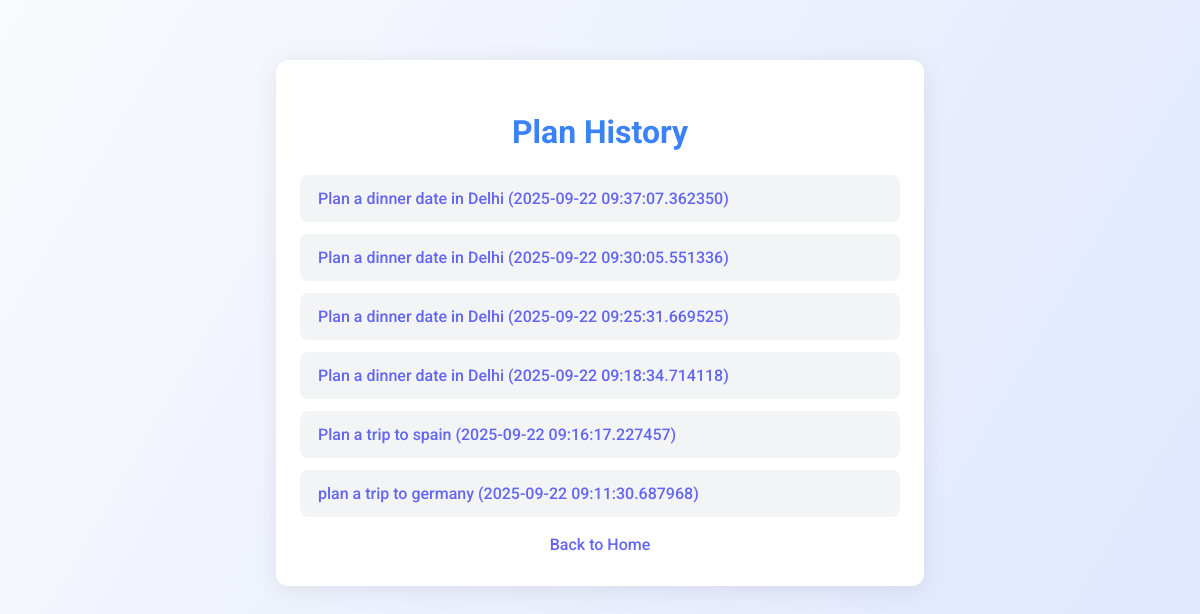
Before: /history with the older database file.
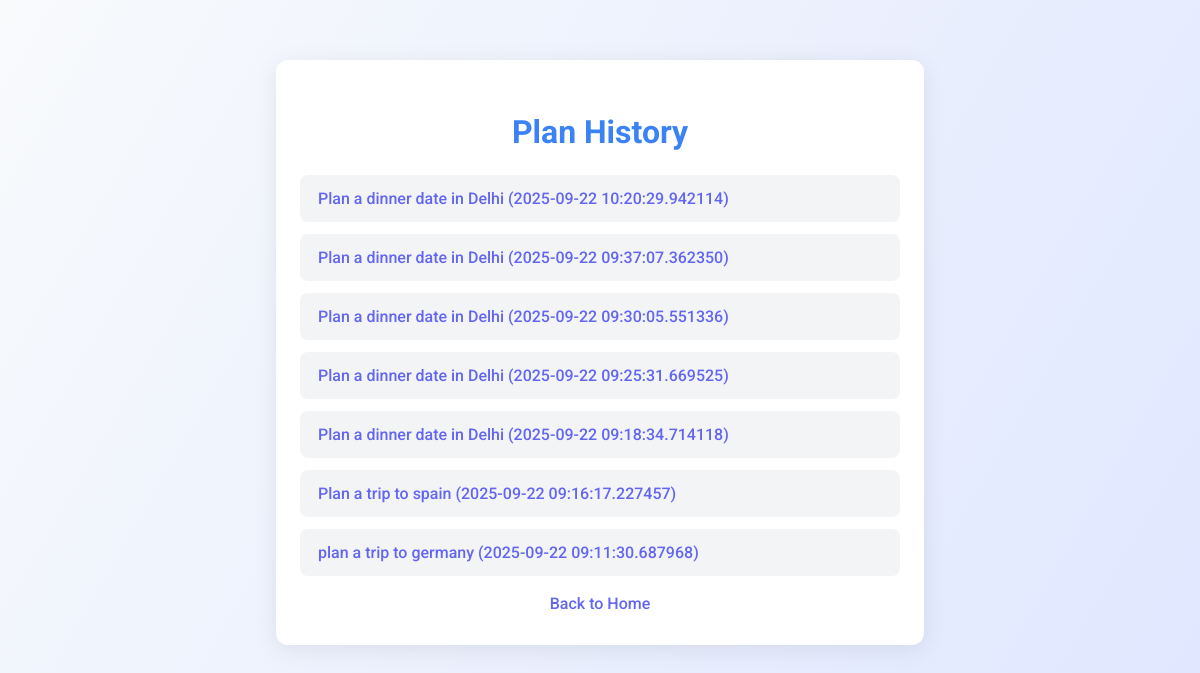
After: the same page with the newer database file.
### src/db.py (models this page shows)
class Plan(Base):
    __tablename__ = "plans"
    id = Column(Integer, primary_key=True, autoincrement=True)
    goal = Column(String(256))
    plan_json = Column(Text)  # store full plan as JSON string
    created_at = Column(DateTime, default=datetime.datetime.utcnow)

### app.py (the view)
@app.route("/history")
def history():
    hs = get_history()
    return render_template("history.html", plans=hs)

### src/db.py (called while the page is built)
def get_history():
    session = SessionLocal()
    plans = session.query(Plan).order_by(Plan.created_at.desc()).all()
    session.close()
    return [{"id": p.id, "goal": p.goal, "created_at": p.created_at} for p in plans]

### templates/history.html (shortened to what this page needs)
<!DOCTYPE html>
<html>
<head>
</head>
<body>
    <div class="container">
        <h1>Plan History</h1>
        <ul>
        {% for p in plans %}
            <li>
                <a href="{{ url_for('view_plan', plan_id=p.id) }}">{{ p.goal }} ({{ p.created_at }})</a>
            </li>
        {% else %}
            <li>No plans found.</li>
        {% endfor %}
        </ul>
        <div class="links">
            <a href="{{ url_for('index') }}">Back to Home</a>
        </div>
    </div>
</body>
</html>

### templates/history.html (style rules this page uses)
body { font-family: 'Roboto', Arial, sans-serif; background: linear-gradient(120deg, #f8fafc 0%, #e0e7ff 100%); margin: 0; padding: 0; }
.container { max-width: 600px; margin: 60px auto; background: #fff; border-radius: 12px; box-shadow: 0 4px 24px rgba(0,0,0,0.08); padding: 32px 24px; }
h1 { text-align: center; color: #3b82f6; margin-bottom: 24px; }
ul { list-style: none; padding: 0; }
li { background: #f3f4f6; margin-bottom: 12px; border-radius: 8px; padding: 14px 18px; font-size: 16px; }
a { color: #6366f1; text-decoration: none; font-weight: 500; }
.links { text-align: center; margin-top: 18px; }

Changed rows visible on the page:
added Plan: goal "Plan a dinner date in Delhi", created_at "2025-09-22 10:20:29.942114"
